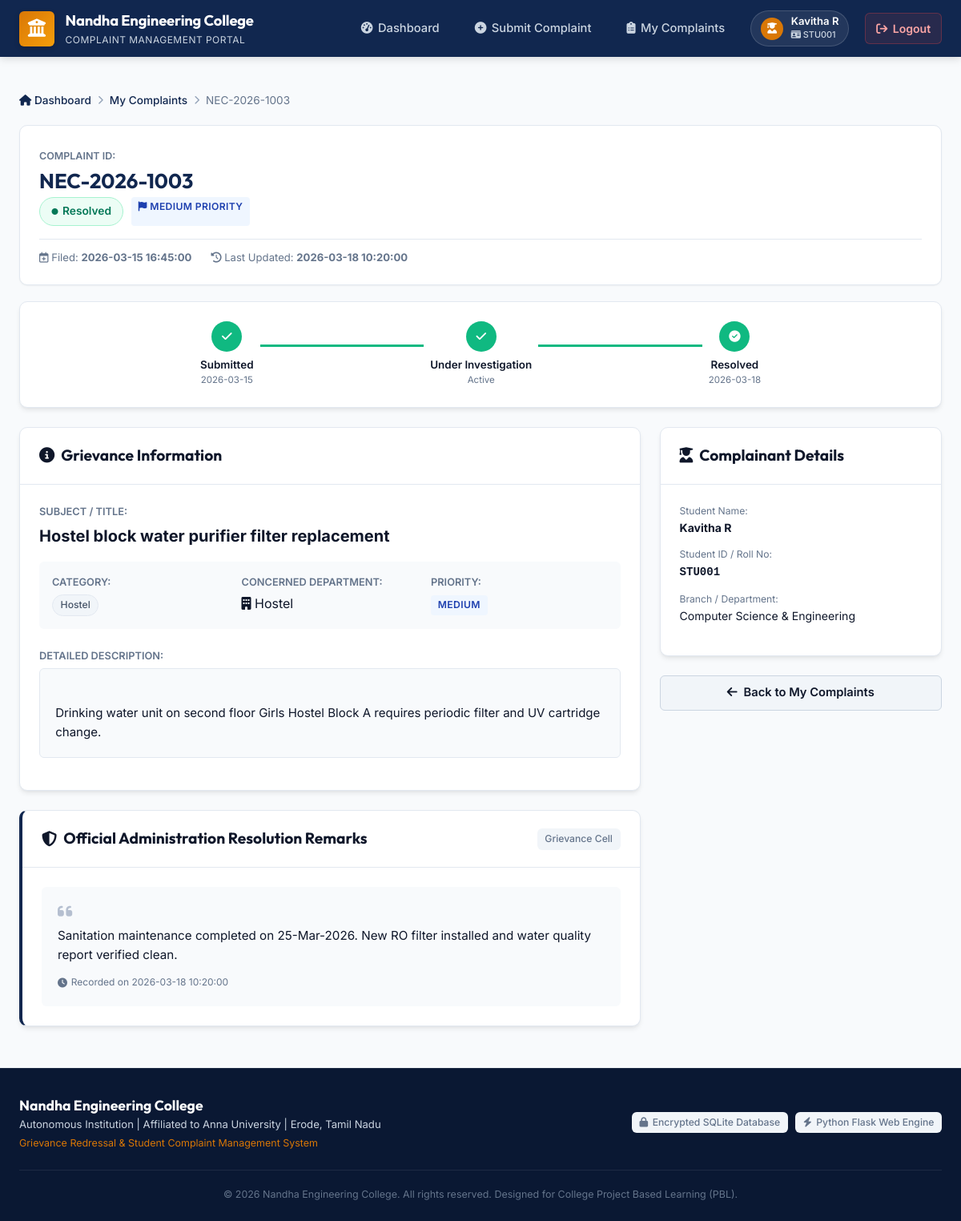
Screenshot of /complaint/NEC-2026-1003 (signed in) with the database file from the repository.
### tables this page shows
CREATE TABLE users (
            id INTEGER PRIMARY KEY AUTOINCREMENT,
            name TEXT NOT NULL,
            student_id TEXT UNIQUE,
            username TEXT UNIQUE,
            password TEXT NOT NULL,
            role TEXT NOT NULL CHECK(role IN ('student', 'admin')),
            department TEXT,
            created_at TIMESTAMP DEFAULT CURRENT_TIMESTAMP
        );

CREATE TABLE complaints (
            id INTEGER PRIMARY KEY AUTOINCREMENT,
            complaint_id TEXT UNIQUE NOT NULL,
            student_id TEXT NOT NULL,
            user_id INTEGER NOT NULL,
            title TEXT NOT NULL,
            category TEXT NOT NULL,
            department TEXT NOT NULL,
            priority TEXT NOT NULL,
            description TEXT NOT NULL,
            attachment TEXT,
            status TEXT NOT NULL DEFAULT 'Pending' CHECK(status IN ('Pending', 'In Progress', 'Resolved', 'Rejected')),
            admin_response TEXT,
            created_at TIMESTAMP DEFAULT CURRENT_TIMESTAMP,
            updated_at TIMESTAMP DEFAULT CURRENT_TIMESTAMP,
            FOREIGN KEY(user_id) REFERENCES users(id) ON DELETE CASCADE
        );

### app.py (the view)
@app.route('/complaint/<complaint_id>')
@login_required
def complaint_details(complaint_id):
    conn = get_db_connection()
    complaint = conn.execute('''
        SELECT c.*, u.name as student_name, u.department as student_dept, u.student_id as student_reg_id
        FROM complaints c
        JOIN users u ON c.user_id = u.id
        WHERE c.complaint_id = ?
    ''', (complaint_id,)).fetchone()
    conn.close()
    if not complaint:
        flash('Complaint not found.', 'danger')
        if session.get('role') == 'admin':
            return redirect(url_for('admin_dashboard'))
        return redirect(url_for('my_complaints'))
    if session.get('role') == 'student' and complaint['user_id'] != session.get('user_id'):
        flash('Unauthorized access: You can only view your own complaints.', 'danger')
        return redirect(url_for('my_complaints'))
    return render_template('complaint_details.html', complaint=complaint)

### app.py (called while the page is built)
def get_db_connection():
    conn = sqlite3.connect(app.config['DATABASE'])
    conn.row_factory = sqlite3.Row
    conn.execute("PRAGMA foreign_keys = ON")
    return conn

def login_required(f):
    @wraps(f)
    def decorated_function(*args, **kwargs):
        if 'user_id' not in session:
            flash('Please log in to access this page.', 'warning')
            return redirect(url_for('login'))
        return f(*args, **kwargs)
    return decorated_function

### templates/complaint_details.html (shortened to what this page needs)
{% extends "base.html" %}
{% block content %}
<div class="breadcrumb-bar">
    {% if session.get('role') == 'admin' %}
        <a href="{{ url_for('admin_dashboard') }}"><i class="fa-solid fa-house"></i> Admin Console</a>
    {% else %}
        <a href="{{ url_for('student_dashboard') }}"><i class="fa-solid fa-house"></i> Dashboard</a>
        <i class="fa-solid fa-chevron-right separator"></i>
        <a href="{{ url_for('my_complaints') }}">My Complaints</a>
    {% endif %}
    <i class="fa-solid fa-chevron-right separator"></i>
    <span>{{ complaint['complaint_id'] }}</span>
</div>
<div class="detail-header-card">
    <div class="detail-header-main">
        <div class="detail-id-tag">
            <span>Complaint ID:</span>
            <h1>{{ complaint['complaint_id'] }}</h1>
        </div>
        <div class="detail-header-badges">
            <span class="badge-status badge-status-{{ complaint['status']|lower|replace(' ', '-') }} badge-lg">
                <i class="fa-solid fa-circle status-dot"></i> {{ complaint['status'] }}
            </span>
            <span class="badge-priority badge-priority-{{ complaint['priority']|lower }} badge-lg">
                <i class="fa-solid fa-flag"></i> {{ complaint['priority'] }} Priority
            </span>
        </div>
    </div>
    <div class="detail-header-meta">
        <span><i class="fa-regular fa-calendar-plus"></i> Filed: <strong>{{ complaint['created_at'] }}</strong></span>
        <span><i class="fa-solid fa-clock-rotate-left"></i> Last Updated: <strong>{{ complaint['updated_at'] }}</strong></span>
    </div>
</div>
<div class="card stepper-card">
    <div class="status-stepper">
        <div class="step-item step-completed">
            <div class="step-circle"><i class="fa-solid fa-check"></i></div>
            <div class="step-label">Submitted</div>
            <div class="step-time">{{ complaint['created_at'][:10] }}</div>
        </div>
        <div class="step-line {% if complaint['status'] in ['In Progress', 'Resolved', 'Rejected'] %}line-active{% endif %}"></div>
        <div class="step-item {% if complaint['status'] in ['In Progress', 'Resolved', 'Rejected'] %}step-completed{% else %}step-pending{% endif %}">
            <div class="step-circle">
                {% if complaint['status'] in ['In Progress', 'Resolved', 'Rejected'] %}
                    <i class="fa-solid fa-check"></i>
                {% else %}
                    2
                {% endif %}
            </div>
            <div class="step-label">Under Investigation</div>
            <div class="step-time">{% if complaint['status'] in ['In Progress', 'Resolved', 'Rejected'] %}Active{% else %}Awaiting Review{% endif %}</div>
        </div>
        <div class="step-line {% if complaint['status'] in ['Resolved', 'Rejected'] %}line-active{% endif %}"></div>
        <div class="step-item {% if complaint['status'] == 'Resolved' %}step-completed-success{% elif complaint['status'] == 'Rejected' %}step-completed-danger{% else %}step-pending{% endif %}">
            <div class="step-circle">
                {% if complaint['status'] == 'Resolved' %}
                    <i class="fa-solid fa-circle-check"></i>
                {% elif complaint['status'] == 'Rejected' %}
                    <i class="fa-solid fa-ban"></i>
                {% else %}
                    3
                {% endif %}
            </div>
            <div class="step-label">
                {% if complaint['status'] == 'Rejected' %}Rejected{% else %}Resolved{% endif %}
            </div>
            <div class="step-time">
                {% if complaint['status'] in ['Resolved', 'Rejected'] %}{{ complaint['updated_at'][:10] }}{% else %}Final Outcome{% endif %}
            </div>
        </div>
    </div>
</div>
<div class="content-row">
    <div class="content-col-main">
        <div class="card">
            <div class="card-header border-bottom">
                <h2 class="card-title"><i class="fa-solid fa-circle-info"></i> Grievance Information</h2>
            </div>
            <div class="card-body">
                <div class="detail-field">
                    <span class="field-label">Subject / Title:</span>
                    <h3 class="field-value-title">{{ complaint['title'] }}</h3>
                </div>
                <div class="detail-meta-grid">
                    <div class="meta-item">
                        <span class="field-label">Category:</span>
                        <span class="category-pill">{{ complaint['category'] }}</span>
                    </div>
                    <div class="meta-item">
                        <span class="field-label">Concerned Department:</span>
                        <span class="field-value-text"><i class="fa-solid fa-building"></i> {{ complaint['department'] }}</span>
                    </div>
                    <div class="meta-item">
                        <span class="field-label">Priority:</span>
                        <span class="badge-priority badge-priority-{{ complaint['priority']|lower }}">
                            {{ complaint['priority'] }}
                        </span>
                    </div>
                </div>
                <div class="detail-field" style="margin-top: 1.5rem;">
                    <span class="field-label">Detailed Description:</span>
                    <div class="description-box">
                        {{ complaint['description'] }}
                    </div>
                </div>
            </div>
        </div>
        <div class="card admin-response-display-card">
            <div class="card-header border-bottom flex-between">
                <h3 class="card-title">
                    <i class="fa-solid fa-shield-halved text-primary"></i> Official Administration Resolution Remarks
                </h3>
                <span class="badge-status-neutral">Grievance Cell</span>
            </div>
            <div class="card-body">
                {% if complaint['admin_response'] %}
                    <div class="admin-response-quote">
                        <i class="fa-solid fa-quote-left quote-icon"></i>
                        <p class="response-text">{{ complaint['admin_response'] }}</p>
                        <div class="response-timestamp">
                            <i class="fa-solid fa-clock"></i> Recorded on {{ complaint['updated_at'] }}
                        </div>
                    </div>
                {% else %}
                    <div class="empty-response-notice">
                        <i class="fa-regular fa-hourglass-half"></i>
                        <p>No administrative resolution remarks have been provided yet. The concerned authority is currently reviewing this matter.</p>
                    </div>
                {% endif %}
            </div>
        </div>
    </div>
    <div class="content-col-side">
        <div class="card">
            <div class="card-header border-bottom">
                <h3 class="card-title"><i class="fa-solid fa-user-graduate"></i> Complainant Details</h3>
            </div>
            <div class="card-body">
                <div class="student-profile-item">
                    <span class="meta-label">Student Name:</span>
                    <strong class="meta-val">{{ complaint['student_name'] }}</strong>
                </div>
                <div class="student-profile-item">
                    <span class="meta-label">Student ID / Roll No:</span>
                    <strong class="meta-val"><code>{{ complaint['student_reg_id'] }}</code></strong>
                </div>
                <div class="student-profile-item">
                    <span class="meta-label">Branch / Department:</span>
                    <span class="meta-val">{{ complaint['student_dept'] }}</span>
                </div>
            </div>
        </div>
        <div style="margin-top: 1rem;">
            {% if session.get('role') == 'admin' %}
                <a href="{{ url_for('admin_dashboard') }}" class="btn btn-secondary btn-block">
                    <i class="fa-solid fa-arrow-left"></i> Back to Admin Console
                </a>
            {% else %}
                <a href="{{ url_for('my_complaints') }}" class="btn btn-secondary btn-block">
                    <i class="fa-solid fa-arrow-left"></i> Back to My Complaints
                </a>
            {% endif %}
        </div>
    </div>
</div>
{% endblock %}

### templates/base.html (shortened to what this page needs)
<!DOCTYPE html>
<html lang="en">
<head>
    <link rel="stylesheet" href="https://cdnjs.cloudflare.com/ajax/libs/font-awesome/6.5.1/css/all.min.css">
    <link rel="stylesheet" href="{{ url_for('static', filename='css/style.css') }}">
</head>
<body>
    <nav class="navbar">
        <div class="nav-container">
            <a href="{% if session.get('role') == 'admin' %}{{ url_for('admin_dashboard') }}{% elif session.get('role') == 'student' %}{{ url_for('student_dashboard') }}{% else %}{{ url_for('login') }}{% endif %}" class="brand-logo">
                <div class="brand-crest">
                    <i class="fa-solid fa-building-columns"></i>
                </div>
                <div class="brand-text">
                    <span class="college-name">Nandha Engineering College</span>
                    <span class="portal-sub">Complaint Management Portal</span>
                </div>
            </a>
            <div class="nav-links" id="navLinks">
                {% if session.get('user_id') %}
                    {% if session.get('role') == 'student' %}
                        <a href="{{ url_for('student_dashboard') }}" class="nav-item {% if request.endpoint == 'student_dashboard' %}active{% endif %}">
                            <i class="fa-solid fa-gauge-high"></i> Dashboard
                        </a>
                        <a href="{{ url_for('submit_complaint') }}" class="nav-item {% if request.endpoint == 'submit_complaint' %}active{% endif %}">
                            <i class="fa-solid fa-circle-plus"></i> Submit Complaint
                        </a>
                        <a href="{{ url_for('my_complaints') }}" class="nav-item {% if request.endpoint == 'my_complaints' %}active{% endif %}">
                            <i class="fa-solid fa-clipboard-list"></i> My Complaints
                        </a>
                    {% elif session.get('role') == 'admin' %}
                        <a href="{{ url_for('admin_dashboard') }}" class="nav-item {% if request.endpoint == 'admin_dashboard' %}active{% endif %}">
                            <i class="fa-solid fa-shield-halved"></i> Admin Console
                        </a>
                    {% endif %}
                    <div class="user-profile-badge">
                        <div class="user-avatar">
                            <i class="fa-solid {% if session.get('role') == 'admin' %}fa-user-tie{% else %}fa-user-graduate{% endif %}"></i>
                        </div>
                        <div class="user-info">
                            <span class="user-name">{{ session.get('name') }}</span>
                            <span class="user-role-badge role-{{ session.get('role') }}">
                                {% if session.get('role') == 'admin' %}
                                    <i class="fa-solid fa-shield"></i> Admin
                                {% else %}
                                    <i class="fa-solid fa-id-card"></i> {{ session.get('student_id') }}
                                {% endif %}
                            </span>
                        </div>
                    </div>
                    <a href="{{ url_for('logout') }}" class="btn-logout" title="Sign out">
                        <i class="fa-solid fa-arrow-right-from-bracket"></i> Logout
                    </a>
                {% else %}
                    <a href="{{ url_for('login') }}" class="nav-item {% if request.endpoint == 'login' %}active{% endif %}">
                        <i class="fa-solid fa-right-to-bracket"></i> Login
                    </a>
                {% endif %}
            </div>
        </div>
    </nav>
    <main class="main-content">
        {% if not_found_error %}
            <div class="card text-center error-page-card">
                <div class="error-code">404</div>
                <h2>Page Not Found</h2>
                <p>The requested page could not be located on the Nandha Engineering College Complaint Portal.</p>
                <div style="margin-top: 1.5rem;">
                    <a href="{{ url_for('index') }}" class="btn btn-primary">
                        <i class="fa-solid fa-house"></i> Return Home
                    </a>
                </div>
            </div>
        {% else %}
            {% block content %}{% endblock %}
        {% endif %}
    </main>
    <footer class="footer">
        <div class="footer-container">
            <div class="footer-top">
                <div class="footer-brand">
                    <h3>Nandha Engineering College</h3>
                    <p>Autonomous Institution | Affiliated to Anna University | Erode, Tamil Nadu</p>
                    <p class="tagline">Grievance Redressal & Student Complaint Management System</p>
                </div>
                <div class="footer-meta">
                    <span class="badge-status-neutral"><i class="fa-solid fa-lock"></i> Encrypted SQLite Database</span>
                    <span class="badge-status-neutral"><i class="fa-solid fa-bolt"></i> Python Flask Web Engine</span>
                </div>
            </div>
            <div class="footer-bottom">
                <p>&copy; 2026 Nandha Engineering College. All rights reserved. Designed for College Project Based Learning (PBL).</p>
            </div>
        </div>
    </footer>
</body>
</html>

### rows the page displays
users: get "Kavitha R", student_name "Kavitha R", student_reg_id "STU001", student_dept "Computer Science & Engineering"
complaints: complaint_id "NEC-2026-1003", status "Resolved", priority "MEDIUM", created_at "2026-03-15 16:45:00", updated_at "2026-03-18 10:20:00", created_at "2026-03-15", updated_at "2026-03-18", title "Hostel block water purifier filter replacement", category "Hostel", department "Hostel", description "Drinking water unit on second floor Girls Hostel Block A requires periodic filter and UV cartridge change.", admin_response "Sanitation maintenance completed on 25-Mar-2026. New RO filter installed and water quality report verified clean."

### other values shown
{{ session.get('student_id') }} "STU001"
